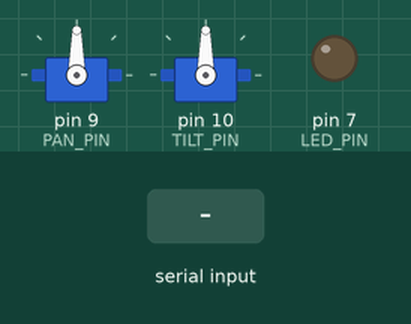
Bench run of a sketch on a simulated Arduino Uno, built with avr-gcc and run on an emulated ATmega328P. On the bench: 2 × servo, output pins drawn as LEDs (lit = HIGH). The test bench sets the inputs (shaded band).

Above: at 1.2 s.
1.3 s: "FIRE\n" received over Serial
At 2.0 s:
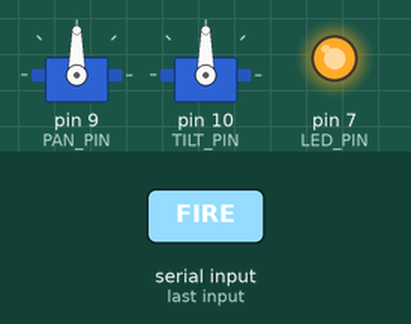
Timing chart, 0 to 4.3 s (numbered marks = the images above; inputs shaded):
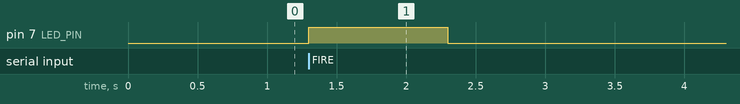

Measured:
- after the input at 1.3 s, pin 7 (LED_PIN): LOW → HIGH at once, → LOW 1.0 s later

The sketch:

PTZ_with_laser.ino
```cpp
#include <Servo.h>

const uint8_t PAN_PIN  = 9;
const uint8_t TILT_PIN = 10;
const int PAN_MIN  = 10;
const int PAN_MAX  = 170;
const int TILT_MIN = 20;
const int TILT_MAX = 160;

Servo panServo;
Servo tiltServo;

const int LED_PIN = 7;  // You can change this to 7 if using external LED

void setup() {
  panServo.attach(PAN_PIN);
  tiltServo.attach(TILT_PIN);

  pinMode(LED_PIN, OUTPUT);
  digitalWrite(LED_PIN, LOW);

  panServo.write((PAN_MIN + PAN_MAX) / 2);
  tiltServo.write((TILT_MIN + TILT_MAX) / 2);

  Serial.begin(115200);
}

void loop() {
  static String cmd = "";
  while (Serial.available()) {
    char c = Serial.read();
    if (c == '\n') {
      processCommand(cmd);
      cmd = "";
    } else {
      cmd += c;
    }
  }
}

void processCommand(const String& s) {
  if (s.startsWith("FIRE")) {
    digitalWrite(LED_PIN, HIGH);
    delay(1000);
    digitalWrite(LED_PIN, LOW);
    return;
  }

  int pIndex = s.indexOf('P');
  int tIndex = s.indexOf('T');
  if (pIndex == -1 || tIndex == -1) return;

  int panVal  = s.substring(pIndex + 1, pIndex + 4).toInt();
  int tiltVal = s.substring(tIndex + 1, tIndex + 4).toInt();

  panVal  = constrain(panVal,  PAN_MIN,  PAN_MAX);
  tiltVal = constrain(tiltVal, TILT_MIN, TILT_MAX);

  panServo.write(panVal);
  tiltServo.write(tiltVal);
}
```
